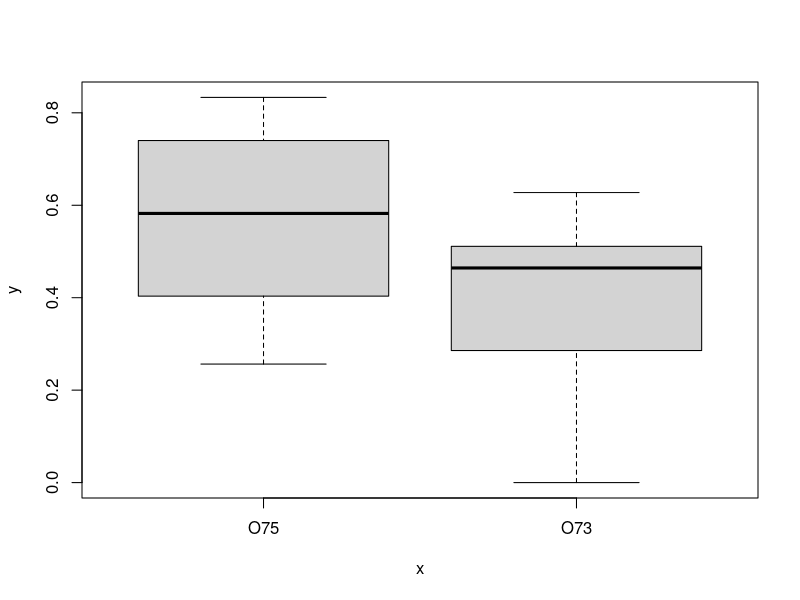
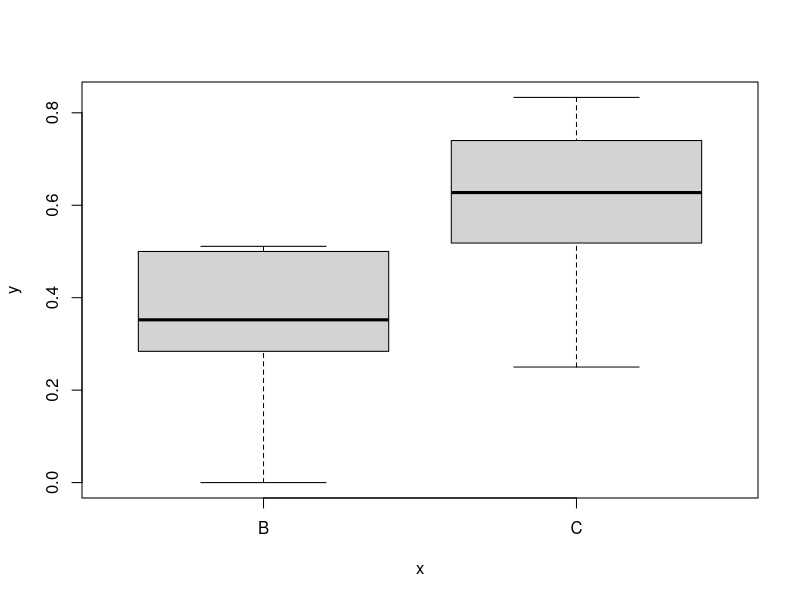
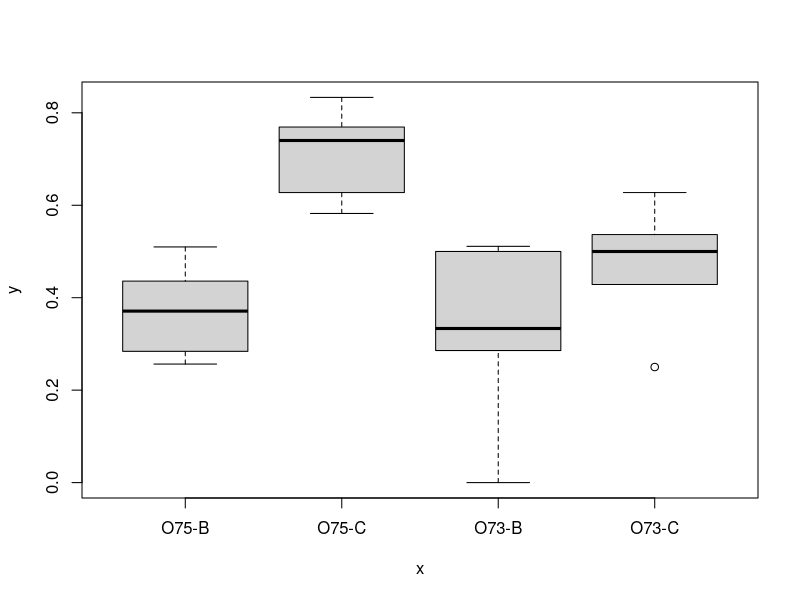

R code for these plots, in order:
y <- c(10, 23, 23, 26, 17,   5, 53, 55, 32, 46, 10,
        8, 10,  8, 23, 0,    3, 22, 15, 32, 3)
n <- c(39, 62, 81, 51, 39,   6, 74, 72, 51, 79,
       13, 16, 30, 28, 45,   4, 12, 41, 30, 51, 7)

y/n

seed <- c(rep("O75", 11), rep("O73", 10))
seed

root <- c(rep("B", 5), rep("C", 6), rep("B", 5), rep("C", 5))
root

seed <- factor(seed, levels = c("O75", "O73"))
root <- as.factor(root)

plot(seed, y/n)
plot(root, y/n)

seedroot <- factor(paste(seed, root, sep="-"),
                   levels = c("O75-B", "O75-C", "O73-B", "O73-C"))
plot(seedroot, y/n)
